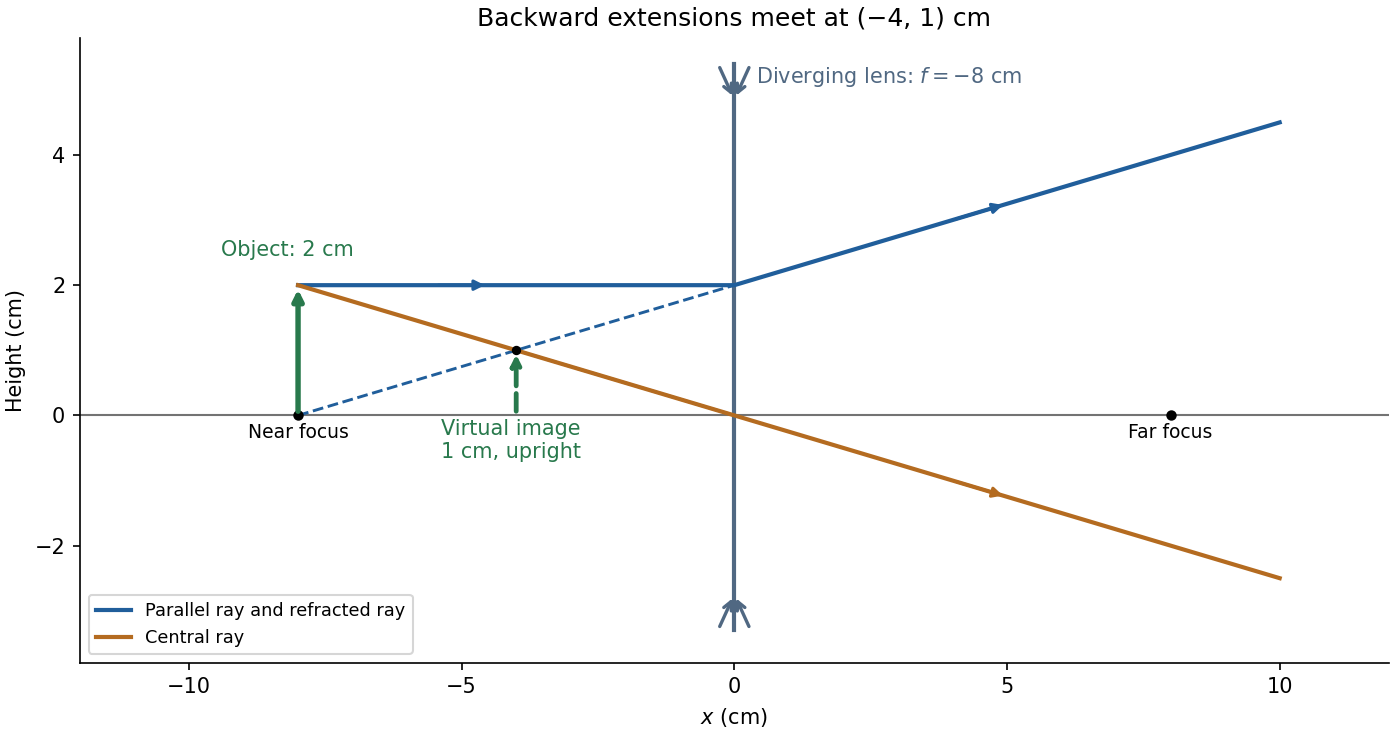

Recreate this plot in Python.
"""Original diverging-lens ray construction. Python 3.14.4; root pyproject.toml deps.

Run from the desired output directory; writes the PNG basename into cwd.
"""
from pathlib import Path

import matplotlib
matplotlib.use("Agg")
import matplotlib.pyplot as plt


def main():
    fig,ax=plt.subplots(figsize=(9.3,4.9),layout="constrained",facecolor="white")
    ax.axhline(0,color="0.45",lw=1)
    ax.plot([0,0],[-3.3,5.4],color="#506882",lw=2)
    for y,sign in [(5.4,-1),(-3.3,1)]:
        ax.annotate("",(0,y+sign*0.55),(-0.3,y),arrowprops={"arrowstyle":"->","color":"#506882","lw":1.6})
        ax.annotate("",(0,y+sign*0.55),(0.3,y),arrowprops={"arrowstyle":"->","color":"#506882","lw":1.6})
    ax.annotate("",(-8,2),(-8,0),arrowprops={"arrowstyle":"-|>","color":"#28794c","lw":2.6})
    ax.text(-8.2,2.45,"Object: 2 cm",ha="center",color="#28794c")
    ax.annotate("",(-4,1),(-4,0),arrowprops={"arrowstyle":"-|>","color":"#28794c","lw":2.3,"ls":"--"})
    ax.text(-4.1,-0.65,"Virtual image\n1 cm, upright",ha="center",color="#28794c",fontsize=10)
    ax.plot([-8,0,10],[2,2,4.5],color="#205e9b",lw=2,label="Parallel ray and refracted ray")
    ax.plot([-8,0],[0,2],color="#205e9b",ls="--",lw=1.4)
    ax.plot([-8,0,10],[2,0,-2.5],color="#b46b20",lw=2,label="Central ray")
    ax.plot([-4,0],[1,0],color="#b46b20",ls="--",lw=1.4)
    for start,end,color in [((-5.5,2),(-4.5,2),"#205e9b"),((4,3),(5,3.25),"#205e9b"),((4,-1),(5,-1.25),"#b46b20")]:
        ax.annotate("",end,start,arrowprops={"arrowstyle":"-|>","lw":1.5,"color":color})
    for x,label in [(-8,"Near focus"),(8,"Far focus")]:
        ax.plot(x,0,"ko",ms=4)
        ax.text(x,-0.35,label,ha="center",fontsize=9)
    ax.text(0.4,5.1,"Diverging lens: $f=-8$ cm",color="#506882",fontsize=10)
    ax.plot(-4,1,"ko",ms=3.5)
    ax.set(xlim=(-12,12),ylim=(-3.8,5.8),xlabel="$x$ (cm)",ylabel="Height (cm)",title="Backward extensions meet at (−4, 1) cm")
    ax.legend(loc="lower left",fontsize=8.5)
    ax.set_facecolor("white")
    ax.spines[["top","right"]].set_visible(False)
    fig.savefig(Path(__file__).with_suffix(".png").name,dpi=150,facecolor="white")
    plt.close(fig)


if __name__ == "__main__":
    main()
